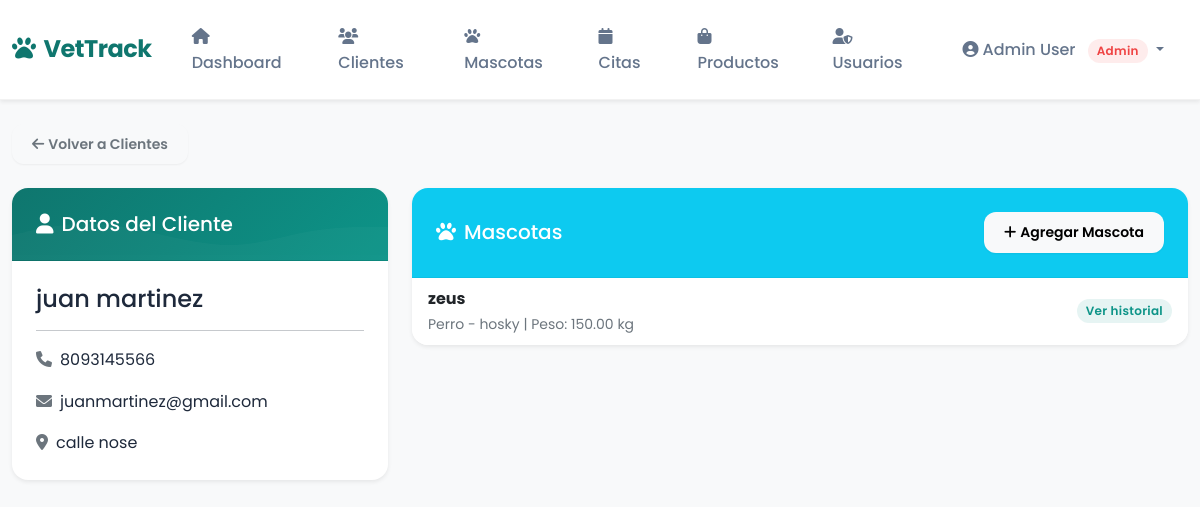
The page /cliente/1 (signed in) on the database its author committed.
### app/models.py (models this page shows, shortened)
class Cliente(db.Model):
    __tablename__ = 'clientes'
    id_cliente = db.Column(db.Integer, primary_key=True)
    nombre = db.Column(db.String(100), nullable=False)
    apellido = db.Column(db.String(100), nullable=False)
    telefono = db.Column(db.String(20))
    direccion = db.Column(db.String(200))
    correo = db.Column(db.String(150))
    pacientes = db.relationship('Paciente', backref='cliente', lazy=True, cascade="all, delete-orphan")

class Paciente(db.Model):
    __tablename__ = 'pacientes'
    id_paciente = db.Column(db.Integer, primary_key=True)
    nombre = db.Column(db.String(100), nullable=False)
    especie = db.Column(db.String(50), nullable=False)
    raza = db.Column(db.String(100))
    fecha_nacimiento = db.Column(db.Date)
    peso = db.Column(db.Numeric(5, 2))
    id_cliente = db.Column(db.Integer, db.ForeignKey('clientes.id_cliente'), nullable=False)
    visitas = db.relationship('Visita', backref='paciente', lazy=True, cascade="all, delete-orphan")
    citas = db.relationship('Cita', backref='paciente', lazy=True, cascade="all, delete-orphan")

### app/routes/clientes.py (the view)
@clientes_bp.route('/cliente/<int:id>')
@login_required
def detalle_cliente(id):
    cliente = Cliente.query.get_or_404(id)
    return render_template('clientes/detalle.html', cliente=cliente)

### app/routes/main.py (called while the page is built)
def login_required(f):
    @wraps(f)
    def decorated_function(*args, **kwargs):
        if 'user_id' not in session:
            return redirect(url_for('auth.login'))
        return f(*args, **kwargs)
    return decorated_function

### app/templates/clientes/detalle.html
{% extends 'base.html' %}
{% block content %}
<div class="mb-4">
    <a href="{{ url_for('clientes.lista_clientes') }}" class="btn btn-outline-secondary btn-sm">
        <i class="fas fa-arrow-left me-1"></i>Volver a Clientes
    </a>
</div>
<div class="row">
    <div class="col-md-4 mb-4">
        <div class="card shadow-sm">
            <div class="card-header bg-primary text-white">
                <h5 class="mb-0"><i class="fas fa-user me-2"></i>Datos del Cliente</h5>
            </div>
            <div class="card-body">
                <h4>{{ cliente.nombre }} {{ cliente.apellido }}</h4>
                <hr>
                <p><i class="fas fa-phone me-2 text-muted"></i>{{ cliente.telefono or 'No registrado' }}</p>
                <p><i class="fas fa-envelope me-2 text-muted"></i>{{ cliente.correo or 'No registrado' }}</p>
                <p class="mb-0"><i class="fas fa-map-marker-alt me-2 text-muted"></i>{{ cliente.direccion or 'No registrada' }}</p>
            </div>
        </div>
    </div>
    <div class="col-md-8 mb-4">
        <div class="card shadow-sm">
            <div class="card-header bg-info text-white d-flex justify-content-between align-items-center">
                <h5 class="mb-0"><i class="fas fa-paw me-2"></i>Mascotas</h5>
                <a href="{{ url_for('pacientes.nuevo_paciente', cliente_id=cliente.id_cliente) }}" class="btn btn-sm btn-light">
                    <i class="fas fa-plus me-1"></i>Agregar Mascota
                </a>
            </div>
            <div class="card-body p-0">
                {% if cliente.pacientes %}
                <div class="list-group list-group-flush">
                    {% for paciente in cliente.pacientes %}
                    <a href="{{ url_for('pacientes.detalle_paciente', id=paciente.id_paciente) }}"
                       class="list-group-item list-group-item-action d-flex justify-content-between align-items-center">
                        <div>
                            <strong>{{ paciente.nombre }}</strong>
                            <br>
                            <small class="text-muted">{{ paciente.especie }} - {{ paciente.raza or 'Sin raza' }} | Peso: {{ paciente.peso or 'N/A' }} kg</small>
                        </div>
                        <span class="badge bg-primary rounded-pill">Ver historial</span>
                    </a>
                    {% endfor %}
                </div>
                {% else %}
                <div class="text-center py-5 text-muted">
                    <i class="fas fa-paw fa-3x mb-3 opacity-50"></i>
                    <p>No hay mascotas registradas para este cliente.</p>
                </div>
                {% endif %}
            </div>
        </div>
    </div>
</div>
{% endblock %}

### app/static/css/style.css (style rules this page uses)
:root { --primary: #0d9488; --primary-light: #14b8a6; --primary-dark: #0f766e; --secondary: #64748b; --accent: #f59e0b; --bg-body: #f0fdfa; --bg-card: #ffffff; --text-main: #1e293b; --text-muted: #64748b; --success: #10b981; --danger: #ef4444; --warning: #f59e0b; --info: #3b82f6; --shadow-sm: 0 1px 2px 0 rgb(0 0 0 / 0.05); --shadow-md: 0 4px 6px -1px rgb(0 0 0 / 0.1), 0 2px 4px -2px rgb(0 0 0 / 0.1); --shadow-lg: 0 10px 15px -3px rgb(0 0 0 / 0.1), 0 4px 6px -4px rgb(0 0 0 / 0.1); --radius-md: 0.75rem; --radius-lg: 1rem; }
body { font-family: 'Poppins', sans-serif; background-color: var(--bg-body); color: var(--text-main); line-height: 1.6; }
.card { background: var(--bg-card); border: none; border-radius: var(--radius-lg); box-shadow: var(--shadow-md); transition: transform 0.3s ease, box-shadow 0.3s ease; overflow: hidden; }
.card-header { background: transparent; border-bottom: 1px solid rgba(0, 0, 0, 0.05); padding: 1.5rem; font-weight: 600; color: var(--primary-dark); }
.card-body { padding: 1.5rem; }
.btn { border-radius: var(--radius-md); padding: 0.6rem 1.25rem; font-weight: 600; transition: all 0.2s ease; border: none; box-shadow: var(--shadow-sm); }
.badge { padding: 0.5em 0.75em; font-weight: 600; border-radius: 9999px; letter-spacing: 0.025em; }
.badge.bg-primary { background-color: rgba(13, 148, 136, 0.1) !important; color: var(--primary); }
.bg-primary.text-white { background: linear-gradient(135deg, var(--primary-dark) 0%, var(--primary) 100%) !important; position: relative; overflow: hidden; }
.bg-primary.text-white::before { content: ''; position: absolute; top: 0; left: 0; right: 0; bottom: 0; background-size: cover; opacity: 0.6; }

### rows shown on the page
Cliente: nombre "juan", apellido "martinez", telefono "8093145566", correo "juanmartinez@gmail.com", direccion "calle nose"
Paciente: nombre "zeus", especie "Perro", raza "hosky", peso "150.00"

### other values the page prints
{{ session.get('user_name') }} "Admin User"
{{ session.get('user_role') }} "Admin"
